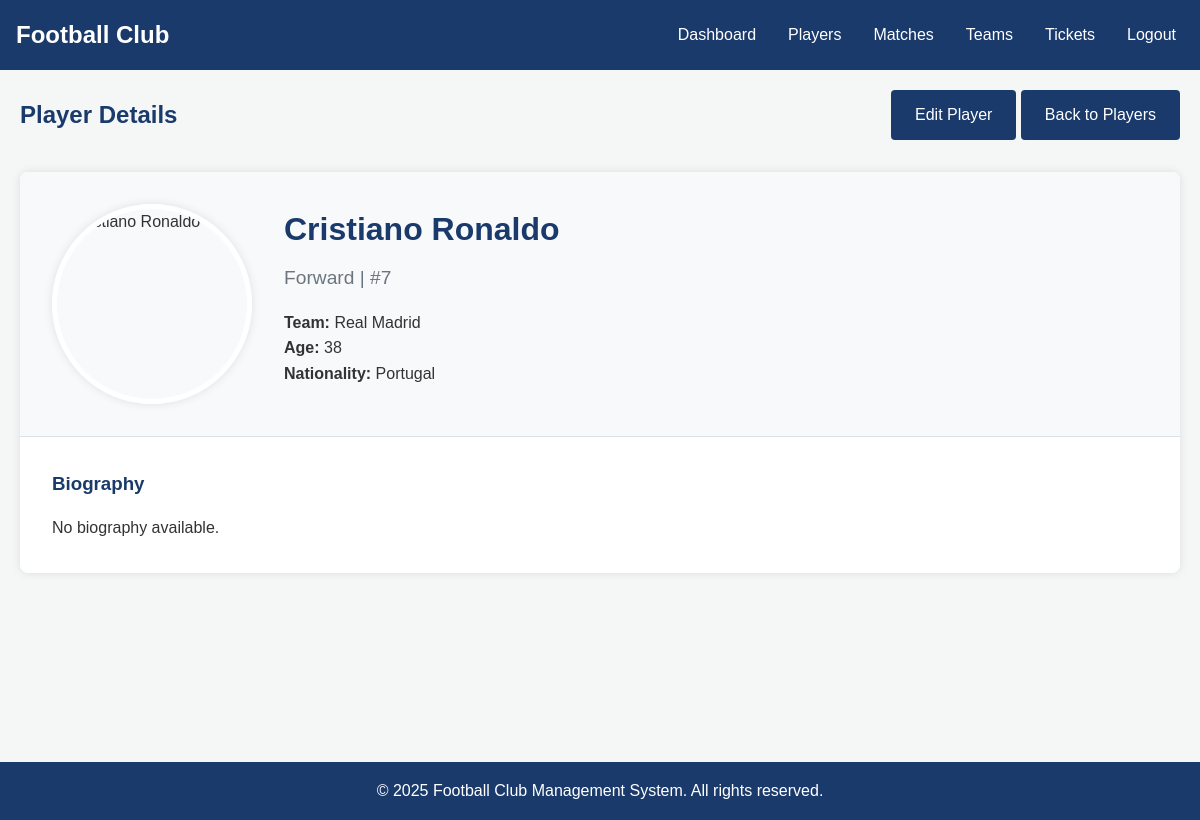
/admin/view_player.php?id=2 (signed in), run on the app's committed database.
### tables this page shows
CREATE TABLE IF NOT EXISTS players (
    id INT AUTO_INCREMENT PRIMARY KEY,
    name VARCHAR(100) NOT NULL,
    age INT,
    position VARCHAR(50),
    team_id INT,
    jersey_number INT,
    height INT,
    weight INT,
    nationality VARCHAR(50),
    created_at TIMESTAMP DEFAULT CURRENT_TIMESTAMP,
    updated_at TIMESTAMP DEFAULT CURRENT_TIMESTAMP ON UPDATE CURRENT_TIMESTAMP,
    FOREIGN KEY (team_id) REFERENCES teams(id) ON DELETE SET NULL
);

CREATE TABLE IF NOT EXISTS teams (
    id INT AUTO_INCREMENT PRIMARY KEY,
    name VARCHAR(100) NOT NULL,
    coach VARCHAR(100),
    founded_year INT,
    stadium VARCHAR(100),
    description TEXT,
    created_at TIMESTAMP DEFAULT CURRENT_TIMESTAMP,
    updated_at TIMESTAMP DEFAULT CURRENT_TIMESTAMP ON UPDATE CURRENT_TIMESTAMP
);

### admin/view_player.php (the view, shortened to what this page needs)
<?php
$base_path = '../';
include '../includes/db.php';
$player_id = $_GET['id'];
try {
    $stmt = $conn->prepare("
        SELECT p.*, t.name as team_name
        FROM players p
        LEFT JOIN teams t ON p.team_id = t.id
        WHERE p.id = :id
    ");
    $stmt->bindParam(':id', $player_id);
    $stmt->execute();
    $player = $stmt->fetch(PDO::FETCH_ASSOC);
} catch(PDOException $e) {
    $error = "Error fetching player: " . $e->getMessage();
}
include '../includes/header.php';
?>
<div class="dashboard-header">
    <h2>Player Details</h2>
    <div>
        <a href="edit_player.php?id=<?php echo $player_id; ?>" class="btn">Edit Player</a>
        <a href="players.php" class="btn">Back to Players</a>
    </div>
</div>
<?php if (isset($error)): ?>
    <div class="alert alert-danger"><?php echo $error; ?></div>
<?php else: ?>
    <div class="player-profile">
        <div class="player-header">
            <div class="player-image">
                <img src="<?php echo $base_path; ?>assets/images/players/<?php echo $player['image'] ?? 'default_player.png'; ?>" alt="<?php echo $player['name']; ?>">
            </div>
            <div class="player-info">
                <h1><?php echo $player['name']; ?></h1>
                <p class="player-position"><?php echo $player['position']; ?> | #<?php echo $player['jersey_number']; ?></p>
                <p><strong>Team:</strong> <?php echo $player['team_name'] ?? 'Not Assigned'; ?></p>
                <p><strong>Age:</strong> <?php echo $player['age']; ?></p>
                <p><strong>Nationality:</strong> <?php echo $player['nationality']; ?></p>
            </div>
        </div>
        <div class="player-bio">
            <h3>Biography</h3>
            <p><?php echo $player['bio'] ?? 'No biography available.'; ?></p>
        </div>
    </div>
<?php endif; ?>
<?php include '../includes/footer.php'; ?>

### assets/css/style.css (style rules this page uses)
* { margin: 0; padding: 0; box-sizing: border-box; }
body { font-family: "Arial", sans-serif; line-height: 1.6; color: #333; background-color: #f4f7f6; }
.btn { display: inline-block; background-color: #1a3a6c; color: #fff; padding: 0.75rem 1.5rem; border: none; border-radius: 4px; cursor: pointer; font-size: 1rem; transition: background-color 0.3s ease; text-decoration: none; }
.dashboard-header { display: flex; justify-content: space-between; align-items: center; margin-bottom: 2rem; }
.dashboard-header h2 { color: #1a3a6c; }

### admin/view_player.php (style rules this page uses)
.player-profile { background-color: #fff; border-radius: 8px; box-shadow: 0 0 10px rgba(0, 0, 0, 0.1); overflow: hidden; margin-bottom: 2rem; }
.player-header { display: flex; padding: 2rem; background-color: #f8f9fa; border-bottom: 1px solid #dee2e6; }
.player-image { width: 200px; height: 200px; border-radius: 50%; overflow: hidden; margin-right: 2rem; border: 5px solid #fff; box-shadow: 0 0 10px rgba(0, 0, 0, 0.1); }
.player-image img { width: 100%; height: 100%; object-fit: cover; }
.player-info { flex: 1; }
.player-info h1 { color: #1a3a6c; margin-bottom: 0.5rem; }
.player-position { color: #6c757d; font-size: 1.2rem; margin-bottom: 1rem; }
.player-bio { padding: 2rem; }
.player-bio h3 { color: #1a3a6c; margin-bottom: 1rem; }

### data on the page
players: name "Cristiano Ronaldo", position "Forward", jersey_number "7", team.name "Real Madrid", age "38", nationality "Portugal"

### other printed values
$player['bio'] "No biography available."
